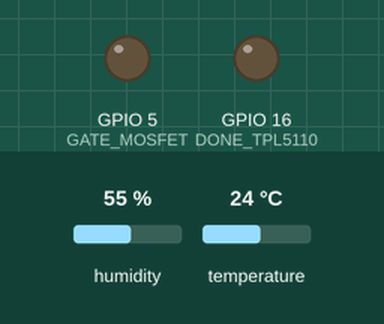
This sketch was run on a simulated ESP8266 (NodeMCU). On the bench: output pins drawn as LEDs (lit = HIGH). The test bench sets the inputs (shaded band); at power-on: humidity 55 %, temperature 24 °C. WiFi joins after 1.5 s; servers stay silent unless stated; pins used as bus, display or sensor lines are not drawn; what the sketch prints to the serial monitor is not drawn.

Above: at 5.5 s.
At 7.0 s:
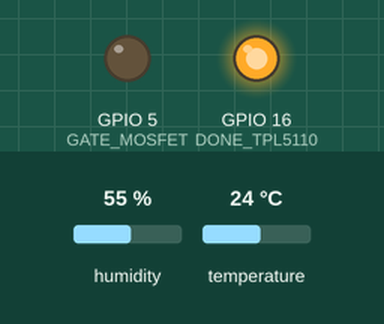
Timing chart, 0 to 8.0 s (numbered marks = the images above):
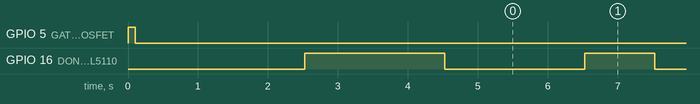

Measured:
- by itself, GPIO 16 (DONE_TPL5110): alternates HIGH for 1.0 s and LOW for 2.0 s

The sketch:

AdaFruit_ESP8266.ino
```cpp
//  ----------------------------------
// Autheur : Rodolphe rondeaux
//  ----------------------------------
// DATE : 29/09/2017
//  ----------------------------------
// Historique :
// Version 1.0  - 29/09/2017 - Creation du programme
// Version 1.1  - 09/10/2017 - Deepsleep=0 si batterie <= 3V
// Version 1.2  - 10/10/2017 - IDX déclaré en auto ou en manuel au  début du programme car plusieurs ESP oont la même adresse MAC. (bug de programmation...)
// Version 1.2a - 11/10/2017 - pin0 à low au début pour viter que la led rouge ne s'allume
// Version 1.3  - 13/10/2017 - Double lecture du DHT22, pour vider le cache
// Version 1.3a - 16/10/2017 - résolution du bug de plusieurs adress mac
// Version 1.4  - 22/11/2017 - ajout GPIO12 pour timer tlp5110
//  ----------------------------------
// N°Module : Version installée
// IDX 4 : v1.4
// IDX 10: v1.3a
// IDX 11: v1.3a
// IDX 12: v1.3a
// IDX 13: v1.4 max adc 665mv
// IDX 14: v1.3a max adc
//  ----------------------------------

#include <ESP8266WiFi.h>
#include <WiFiClient.h>
extern "C" {
#include "user_interface.h"
}
#include <Arduino.h>

#include <ESP8266WebServer.h>
#include <ESP8266mDNS.h>

#include "DHT.h"

// MODE DEBUG
// 1 = ACTIVEE (sur port serie 9600bauds)
// 0 = DESACTIVE
#define DEBUG 1

//Version du Programme
#define Version "1.4"

// ESP DEEP SLEEP CONFIGURE IN SECOND
//const int sleepTimeS =2;
const int sleepTimeS =1190;

#define DATA_DHT22 2 // what pin we're connected to IO2 (pin 11 on board) for DHT22, don't forget to set POWER_DHT22
#define POWER_DHT22 15 // what pin we're connected +3.3v DHT22: IO0 (pin 12 on board), don't forget to set DATA_DHT22
#define GATE_MOSFET 5 // what pin we're connected to the GAte pin mosfet : IO5 (pin 14 on board). for voltage devider measure
#define DONE_TPL5110 16 // what pin we're connected to the DONE pin of nanopower TPL5110 : IO12 (pin 4 on the board)

// Uncomment whatever type you're using!
//#define DHTTYPE DHT11   // DHT 11
#define DHTTYPE DHT22   // DHT 22  (AM2302)
//#define DHTTYPE DHT21   // DHT 21 (AM2301

// ----------
// Initialize DHT sensor.
// ----------
DHT dht(DATA_DHT22, DHTTYPE);

// ------------
// CONFIG DOMOTICZ
// ------------
const int Rx_By_1=192;
const int Rx_By_2=168;
const int Rx_By_3=43;
const char * domoticz_server="192.168.43.1";
IPAddress SubNet(255,255,255,0);
IPAddress GW(Rx_By_1,Rx_By_2,Rx_By_3,1);
const int domoticz_port=8080;

bool RetourCnxDomoticz=false;

#include "Wifi_Framework.h"
#include "Domoticz_Framework.h"
#include "mac_idx.h"

// MODE SECURE
// 1 = ACTIVEE (SSL/HTTPS)
// 0 = DESACTIVE (HTTP)
#define SSL_MODE 0

// ----------
//  CONFIG WIFI
// ----------
const char* ssid = "RasberryRd";
const char* password = "";
WiFiServer server(80);
// ------------ ----- ------------
// -------- SUB PROGRAMS ---------
// ------------ ----- ------------

int Get_Battery_level(){
  //Activer le pont diviser de tension à travers un MOSFET branché sur un I/O.
  //

  // récupérer la tension sur l'entrée analogique
  uint32 VCC_A0=analogRead(A0);
#if defined(DEBUG) && DEBUG == 1
  Serial.print("Voltage A0 : ");
  Serial.print(VCC_A0);
  Serial.println("mV");
//  while (true)
 // {
 // delay(100000);
 // }
#endif
  //Calculer le niveau de batterie : R1=1.2Mohm R2=220Kohm
  // 0.635V=100% 0.498V=0%
  // 635-498=137
  //max 628 => idx4
  //min 290 => idx4
  //100 * (VCC-635) /137
  int max_bat=630;
  int min_bat=450;
  int Battery_Level=0;

  //Si tension suppérieur au 105% du max
  if (VCC_A0 > (max_bat*1.05) )
  {
#if defined(DEBUG) && DEBUG == 1
    Serial.print(VCC_A0);
    Serial.print(" : upper than 100% =>");
    Serial.println(max_bat);
#endif
    return(100);
  }
  //Si tension inférieur au 95% du min
  else if (VCC_A0 < (min_bat*0.95) )
  {
#if defined(DEBUG) && DEBUG == 1
    Serial.print(VCC_A0);
    Serial.print(" : less than 95% of min_bat:");
    Serial.println(min_bat);
    Serial.println("return battery_level=0");
#endif
    return(0);
  }
  else
  {
     Battery_Level=((VCC_A0-min_bat)*100)/(max_bat-min_bat);
#if defined(DEBUG) && DEBUG == 1
     Serial.print(Battery_Level);
     Serial.println("% Battery");
#endif
     return(Battery_Level);
  }

}


//----------------------------
// SENT TO DOMOTICZ
//----------------------------
// desc : Envoi des données relevées vers domoticz
//----------------------------
// IN :
//    temp : température en format string avec 1 chiffre derrière la virgule (eg:"28.2")
//    humidity : température en format string avec 1 chiffre derrière la virgule (eg:"28.2")
//    VCC : valeurr de l'entrée analogique ADC A0 (0 à 1024) pour connaître la tension de la batterie

// OUT:
//  true : ennvoie à domoticz OK
//  true : ennvoie à domoticz KO
//----------------------------


bool SendToDomoticz(String temp,String humidity,int Battery_level){

  //On allume le WIFI car désactivé après le deepsleep

  WiFi.forceSleepWake();
  delay(100);
  WiFi.mode(WIFI_STA);
  delay(100);
  WiFiClient client;


//GET MAC AADRESS to determine IDX of domoticz
  unsigned char mac[6];

  //WiFi.softAPmacAddress(mac); Autre version pour récupérer l'adress mac != de la version ci-dessous.
  WiFi.macAddress(mac);
  int IDX = GetIdx(mac);

  IPAddress IP(192,168,43,IDX);
#if defined(DEBUG) && DEBUG == 1
  Serial.print("Connect to WIFI");
#endif

  bool retour=Wifi_Connection(ssid,password,IDX);
  if (retour==false)
  {

#if defined(DEBUG) && DEBUG == 1
     Serial.println("KO - Connect to WIFI");
#endif

    return(false);
  }

#if defined(DEBUG) && DEBUG == 1
  Serial.println("check if wifi server is available");
#endif

  if (client.connect(domoticz_server,domoticz_port))
  {
    UpdateCapteurDomoticz(client,SSL_MODE,domoticz_server,domoticz_port,IDX,temp,humidity,Battery_level);
    client.stop();
  }
  //On éteint le wifi:
  WiFi.disconnect(true);
  WiFi.mode(WIFI_OFF);
  WiFi.forceSleepBegin();
  delay(1);

  return(true);
}

// ------------ ----- ------------
// ------------ SETUP ------------
// ------------ ----- ------------
void setup() {
  // Activation du watchdog
  ESP.wdtDisable();
  ESP.wdtEnable(WDTO_8S);

#if defined(DEBUG) && DEBUG == 1
  Serial.begin(74880);
  Serial.print("Version  ");
  Serial.println(Version);
  Serial.println("Read DHT sensor!");
#endif
  //GPIO 12 active bas
  pinMode(DONE_TPL5110, OUTPUT);
  digitalWrite(DONE_TPL5110,LOW);

  //pinMode(0, OUTPUT); // Activer la sortie sur pin 12 - I/O 0 pour éviter que la led rouge ne s'allume
  //digitalWrite(0,LOW);

  // Activer les MOSFET pour les lectures du pont diviseur de tension
  pinMode(GATE_MOSFET, OUTPUT);
  digitalWrite(GATE_MOSFET,HIGH);
  // Activer l'I/O pour l'alim du dht22
  pinMode(POWER_DHT22, OUTPUT);
  digitalWrite(POWER_DHT22,HIGH);


  delay(100);
  // récupérer la tension de l'esp8266
  int Battery_Level=Get_Battery_level();

  // Désactiver les MOSFET pour les lectures du pont diviseur de tension
  digitalWrite(GATE_MOSFET,LOW);

  int retry = 0;
  while(retry<2){

    // reset Watchdog
    ESP.wdtFeed();
    retry++;

   delay(500);

   // LLire 2x et ne prendre que la 2ème lecture, pour vider le cache et avoir la nouvelle valeur

    dht.readHumidity();
    dht.readTemperature();
    dht.readTemperature(true);
    // Reading temperature or humidity takes about 250 milliseconds!
    // Sensor readings may also be up to 2 seconds 'old' (its a very slow sensor)
    float humidity=dht.readHumidity();
    // Read temperature as Celsius (the default)
    float temp=dht.readTemperature();
    // Read temperature as Fahrenheit (isFahrenheit = true)
    float f=dht.readTemperature(true);

    // Check if any reads failed and exit early (to try again).
    if (isnan(humidity) || isnan(temp) ) {

#if defined(DEBUG) && DEBUG == 1
      Serial.println("Failed to read from DHT sensor! (wait 1s)");
#endif

      temp=0;
      f=0;
      humidity=0;
      delay(1000);

#if defined(DEBUG) && DEBUG == 1
      Serial.println("Retry to read from DHT sensor!");
#endif
    }
    else if (retry < 2)
    {
      digitalWrite(POWER_DHT22,LOW);


      //Si  la temperature est correctement lu, on met le retry a 3, on envoie l'info a domotics, et on sort de la boucle
      retry=3;

      //Connvertion float to String de l'humidité et temperature
      char buff[10];
      dtostrf(temp, 4, 2, buff);
      String StrTemp=buff;
      dtostrf(humidity, 4, 2, buff);
      String StrHumidity=buff;

      RetourCnxDomoticz=SendToDomoticz(StrTemp,StrHumidity,Battery_Level);

#if defined(DEBUG) && DEBUG == 1

      // Compute heat index in Fahrenheit (the default)
      float hif = dht.computeHeatIndex(f, humidity);
      // Compute heat index in Celsius (isFahreheit = false)
      float hic = dht.computeHeatIndex(temp, humidity, false);

      Serial.print("Humidity: ");
      Serial.print(StrHumidity);
      Serial.print(" %\t");
      Serial.print("Temperature: ");
      Serial.print(StrTemp);
      Serial.print(" *C ");
      Serial.print(f);
      Serial.print(" *F\t");
      Serial.print("Heat index: ");
      Serial.print(hic);
      Serial.print(" *C ");
      Serial.print(hif);
      Serial.println(" *F");
#endif
    }
  }

#if defined(DEBUG) && DEBUG == 1
 // Si l'envoie de la temperature a domoticz a echouee, on sort une erreur
  if (RetourCnxDomoticz==false)
  {
      Serial.println("Join Domoticz KO");
  }
  Serial.println("deep sleep");

#endif

//  if (Battery_Level == 0 )
//  {
#if defined(DEBUG) && DEBUG == 1
 //   Serial.println("WARNING = BATTERY ULTRA LOW => DEEPSLEEP 0 ");
#endif
 //   ESP.deepSleep(0,WAKE_RF_DEFAULT);
 // }
 // else
 // {
    // ESP.deepSleep(sleepTimeS * 1000000,WAKE_RF_DEFAULT);
    digitalWrite(DONE_TPL5110,HIGH);
    delay(2000);
    digitalWrite(DONE_TPL5110,LOW);
 // }
}


// ------------ ----- ------------
// ------------  LOOP ------------
// ------------ ----- ------------
void loop() {Serial.println("loop"); delay(2000);    digitalWrite(DONE_TPL5110,HIGH);
    delay(1000);
    digitalWrite(DONE_TPL5110,LOW);
    }
```

Domoticz_Framework.h
```cpp
// DESCRIPTION
//
// Met à jour le capteur via l'api de domoticz
//
// ENTREE :
//
// domoticz_server : IP du serveur Domoticz
// domoticz_port : Port du serveur Domoticz
// idx: Index du capteur à mettre à jour
//
// SORTIE
//
// 0 : Mise à jour OK
// 1 : Erreur de connection au serveur domoticz

bool UpdateCapteurDomoticz(WiFiClient client,int SSL_MODE,const char* domoticz_server,int domoticz_port,int idx,String temp,String humidity,int Battery_Level){

#if defined(DEBUG) && DEBUG == 1
    Serial.println("UpdateCapteurDomoticz - Update DOMOTICZ");
#endif
    client.print("GET /json.htm?type=command&param=udevice&idx=");
    client.print(idx);
    client.print("&nvalue=0&svalue=");
    client.print(temp);
    client.print(";");


    client.print(humidity);
    client.print(";0"); //Value for HUM_STAT. Can be one of: 0=Normal, 1=Comfortable, 2=Dry, 3=Wet
    client.print("&battery=");
    client.print(Battery_Level);

  if (SSL_MODE==0)
  {
    client.println(" HTTP/1.1");
  }
    client.print("Host: ");
    client.print(domoticz_server);
    client.print(":");
    client.println(domoticz_port);
    client.println("User-Agent: Arduino-ethernet");
    client.println("Connection: close");
    client.println();

#if defined(DEBUG) && DEBUG == 1
  Serial.println("UpdateCapteurDomoticz - OK");
#endif

  return(true);
}
```

Wifi_Framework.h
```cpp
// DESCRIPTION
//
// Etablir la connection WIFI
//
// ENTREE :
//    const char* ssid : Nom du réseau (pointeur de string)
//    const char* password : Password du réseau (pointeur de string)
//
// SORTIE :
//        true : connection OK
//        false : connection KO

bool Wifi_Connection(const char* ssid, const char* password,int idx)
{
 IPAddress IP(Rx_By_1,Rx_By_2,Rx_By_3,100+idx);

 //  connection au WIFI
  //WiFi.begin(ssid, password);
  WiFi.begin(ssid);
  WiFi.config(IP,GW,SubNet);
 // timeout = 120x500ms=1min
  int timeout=30;
  int i=0;
  // tant que le status du wifi est deconnecté on boucle pendant 1min
  while (WiFi.status() != WL_CONNECTED) {

#if defined(DEBUG) && DEBUG == 1
    Serial.print(".");
#endif

    delay(500);
    i=i+1;
    if (i==timeout)
    {
      // Si timeout on retourne une  erreur

#if defined(DEBUG) && DEBUG == 1
      Serial.println("");
      Serial.println("Wifi_Connection - ERROR to connect to ssid");
      Serial.println("Wifi-framework deep sleep");
#endif
      ESP.deepSleep(1, RF_CAL);// sleep for 1ms and reset
      return(false);
    }
  }


  // Si la connection a été faite, on retourne l'IP
#if defined(DEBUG) && DEBUG == 1
  Serial.print("Wifi_Connection - ESP IP=");
  Serial.println(WiFi.localIP());
#endif
  return(true);
}
```

mac_idx.h
```cpp
//----------------------------
// MAC ADRESS TO STRING FORMAT
//----------------------------
// desc
//----------------------------
// IN : MAC address (ref of table)
// OUT: MAC address in format string
//----------------------------

String macToStr(const uint8_t* mac){

  String result;
  for (int i = 0; i < 6; ++i) {
    if (mac[i] < 16)
    {
        result += "0";
    }
    result += String(mac[i], 16);
    if (i < 5)
        result += ':';
  }
  result.toUpperCase();
  return result;
}


//----------------------------
// GETIDX
//----------------------------
// desc : Get idx domoticz from  mac address
//----------------------------
// IN : MAC address (ref of table)
// OUT: IDX selon Domoticz
//      IP du module
//----------------------------

int GetIdx(const uint8_t* mac){

  int IDX=0;
  String clientMac ="";
  clientMac = macToStr(mac);

  if (clientMac == "5C:CF:7F:F0:B1:0F")
  {
        IDX=11;
  }
  else if (clientMac == "5C:CF:7F:EF:C1:BF")
  {
        IDX=4;
  }
  else if (clientMac == "5C:CF:7F:A4:3E:32")
  {
        IDX=10;
  }
  else if (clientMac == "5C:CF:7F:EF:B4:CB")
  {
        IDX=12;
  }
  else if (clientMac == "5C:CF:7F:F0:B2:47")
  {
        IDX=13;
  }
  else if (clientMac == "5C:CF:7F:EF:C0:C0")
  {
        IDX=14;
  }
#if defined(DEBUG) && DEBUG == 1
  Serial.print("IDX: ");
  Serial.print(IDX);
  Serial.print(" - MAC: ");
  Serial.println(clientMac);
#endif
  return(IDX);
}
```
